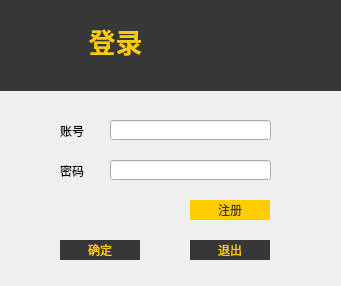
<?xml version="1.0" encoding="UTF-8"?>
<ui version="4.0">
 <class>loginDialog</class>
 <widget class="QDialog" name="loginDialog">
  <property name="geometry">
   <rect>
    <x>0</x>
    <y>0</y>
    <width>341</width>
    <height>286</height>
   </rect>
  </property>
  <property name="minimumSize">
   <size>
    <width>341</width>
    <height>286</height>
   </size>
  </property>
  <property name="maximumSize">
   <size>
    <width>341</width>
    <height>286</height>
   </size>
  </property>
  <property name="windowTitle">
   <string>登录</string>
  </property>
  <property name="windowIcon">
   <iconset resource="icons.qrc">
    <normaloff>:/icon/Icon/main.png</normaloff>:/icon/Icon/main.png</iconset>
  </property>
  <widget class="QLineEdit" name="lineEditAccount">
   <property name="geometry">
    <rect>
     <x>110</x>
     <y>120</y>
     <width>161</width>
     <height>20</height>
    </rect>
   </property>
  </widget>
  <widget class="QLabel" name="labelAccount">
   <property name="geometry">
    <rect>
     <x>60</x>
     <y>120</y>
     <width>54</width>
     <height>21</height>
    </rect>
   </property>
   <property name="text">
    <string>账号</string>
   </property>
  </widget>
  <widget class="QLabel" name="labelPassword">
   <property name="geometry">
    <rect>
     <x>60</x>
     <y>160</y>
     <width>54</width>
     <height>21</height>
    </rect>
   </property>
   <property name="text">
    <string>密码</string>
   </property>
  </widget>
  <widget class="QLineEdit" name="lineEditPassword">
   <property name="geometry">
    <rect>
     <x>110</x>
     <y>160</y>
     <width>161</width>
     <height>20</height>
    </rect>
   </property>
   <property name="echoMode">
    <enum>QLineEdit::Password</enum>
   </property>
  </widget>
  <widget class="QPushButton" name="buttonOk">
   <property name="geometry">
    <rect>
     <x>60</x>
     <y>240</y>
     <width>80</width>
     <height>20</height>
    </rect>
   </property>
   <property name="styleSheet">
    <string notr="true">color: rgb(255, 204, 1);
background-color: rgb(55, 55, 55);
border-style: solid</string>
   </property>
   <property name="text">
    <string>确定</string>
   </property>
  </widget>
  <widget class="QPushButton" name="buttonCancel">
   <property name="geometry">
    <rect>
     <x>190</x>
     <y>240</y>
     <width>80</width>
     <height>20</height>
    </rect>
   </property>
   <property name="styleSheet">
    <string notr="true">color: rgb(255, 204, 1);
background-color: rgb(55, 55, 55);
border-style: solid</string>
   </property>
   <property name="text">
    <string>退出</string>
   </property>
  </widget>
  <widget class="QPushButton" name="buttonReg">
   <property name="geometry">
    <rect>
     <x>190</x>
     <y>200</y>
     <width>80</width>
     <height>20</height>
    </rect>
   </property>
   <property name="styleSheet">
    <string notr="true">background-color: rgb(255, 204, 1);
color: rgb(55, 55, 55);
border-style: solid</string>
   </property>
   <property name="text">
    <string>注册</string>
   </property>
  </widget>
  <widget class="QLabel" name="label_3">
   <property name="geometry">
    <rect>
     <x>0</x>
     <y>0</y>
     <width>341</width>
     <height>91</height>
    </rect>
   </property>
   <property name="minimumSize">
    <size>
     <width>341</width>
     <height>91</height>
    </size>
   </property>
   <property name="maximumSize">
    <size>
     <width>341</width>
     <height>91</height>
    </size>
   </property>
   <property name="styleSheet">
    <string notr="true">background-color: rgb(55, 55, 55);</string>
   </property>
   <property name="text">
    <string/>
   </property>
  </widget>
  <widget class="QLabel" name="label_5">
   <property name="geometry">
    <rect>
     <x>20</x>
     <y>20</y>
     <width>48</width>
     <height>48</height>
    </rect>
   </property>
   <property name="text">
    <string/>
   </property>
   <property name="pixmap">
    <pixmap resource="icons.qrc">:/icon/Icon/account_yellow.png</pixmap>
   </property>
  </widget>
  <widget class="QLabel" name="label_4">
   <property name="geometry">
    <rect>
     <x>80</x>
     <y>20</y>
     <width>71</width>
     <height>41</height>
    </rect>
   </property>
   <property name="font">
    <font>
     <family>宋体</family>
     <pointsize>20</pointsize>
     <weight>75</weight>
     <bold>true</bold>
    </font>
   </property>
   <property name="styleSheet">
    <string notr="true">color: rgb(255, 204, 1);</string>
   </property>
   <property name="text">
    <string>登录</string>
   </property>
   <property name="alignment">
    <set>Qt::AlignCenter</set>
   </property>
  </widget>
 </widget>
 <resources>
  <include location="icons.qrc"/>
 </resources>
 <connections/>
</ui>
